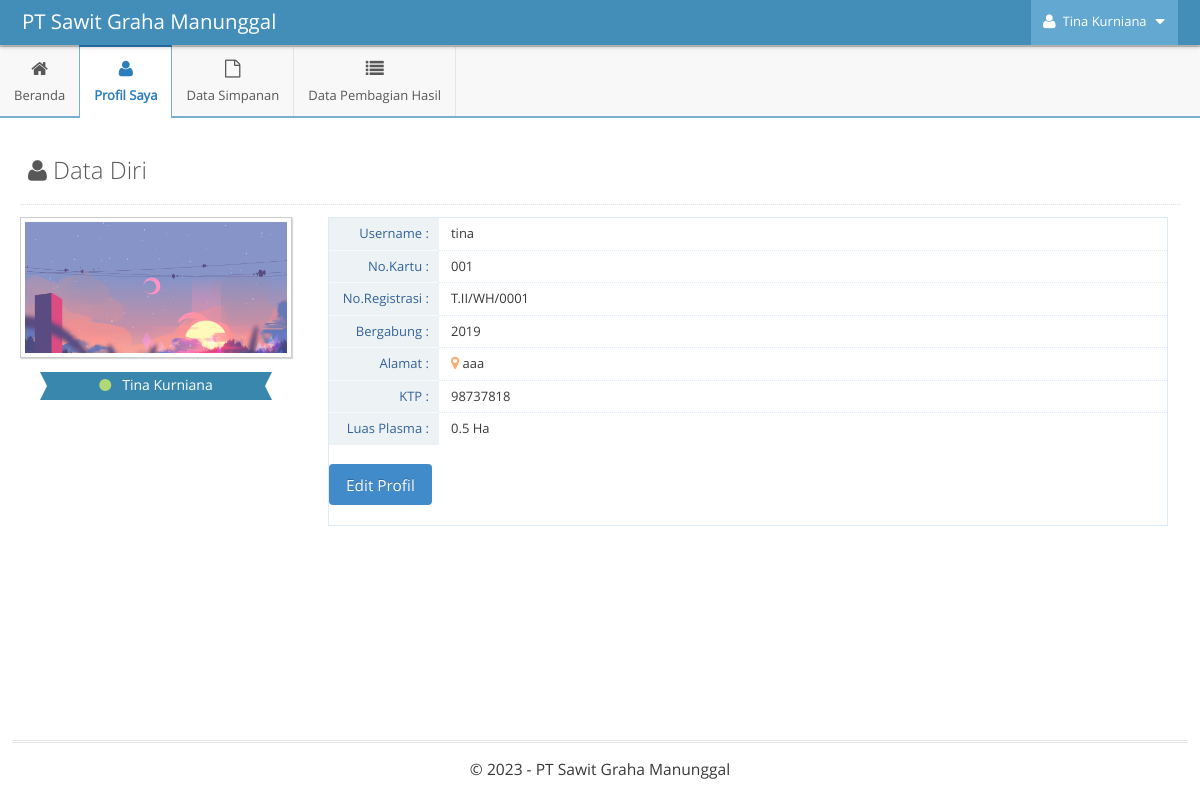
The page /anggota/indexAnggota.php?p=profil-saya&m=profil-saya (signed in) on the database its author committed.
### tables this page shows
CREATE TABLE `anggota` (
  `id_anggota` int(11) NOT NULL AUTO_INCREMENT,
  `username` varchar(255) NOT NULL,
  `password` varchar(255) NOT NULL,
  `nama` varchar(255) NOT NULL,
  `no_kartu` varchar(255) NOT NULL,
  `no_registrasi` varchar(255) NOT NULL,
  `alamat` text NOT NULL,
  `ktp` varchar(16) NOT NULL,
  `luas_plasma` varchar(255) NOT NULL,
  `foto` varchar(255) NOT NULL,
  `no_rek` varchar(255) NOT NULL,
  `bank` varchar(255) NOT NULL,
  `id_tahun` int(11) NOT NULL,
  `no_hp` varchar(255) NOT NULL,
  `status` varchar(255) NOT NULL,
  PRIMARY KEY (`id_anggota`),
  KEY `id_tahun` (`id_tahun`),
  CONSTRAINT `anggota_ibfk_1` FOREIGN KEY (`id_tahun`) REFERENCES `tahun` (`id`) ON DELETE CASCADE ON UPDATE CASCADE
);

CREATE TABLE `tahun` (
  `id` int(11) NOT NULL AUTO_INCREMENT,
  `tahun` int(11) DEFAULT NULL,
  PRIMARY KEY (`id`)
);

### function-show.php (called while the page is built)
<?php
$host = 'localhost';
$username = 'root';
$password = '';
$dbname = 'skripsi-pirda2';
$conn = mysqli_connect($host, $username, $password, $dbname);
function tampilData($query)
{
    global $conn;
    $result = mysqli_query($conn, $query);
    $rows = [];
    while ($row = mysqli_fetch_assoc($result)) {
        $rows[] = $row;
    }
    return $rows;
}
?>

### anggota/pages-anggota/profil-saya/profil-saya.php (the view, shortened to what this page needs)
<?php
$id = $_SESSION['id'];
$query_tampil = "SELECT
					*,
					tahun.tahun
				FROM
					anggota
				INNER JOIN tahun on tahun.id = anggota.id_tahun
                WHERE id_anggota = $id;";
$anggota = tampilData($query_tampil);
?>
<div class="page-content">
    <div class="page-header">
        <h1 style="color:#585858">
            <i class="ace-icon fa fa-user"></i>
            Data Diri
        </h1>
    </div>
    <div class="row">
        <div class="col-xs-12">
            <div>
                <div id="user-profile-1" class="user-profile row">
                    <div class="col-xs-12 col-sm-3 center">
                        <div>
                            <span class="profile-picture">
                                <img id="avatar" class="editable img-responsive" alt="img" src="../admin/assets-admin/images/<?= $anggota[0]['foto'] ?>" />
                            </span>
                            <div class="space-4"></div>
                            <div class="width-80 label label-info label-xlg arrowed-in arrowed-in-right">
                                <div class="inline position-relative">
                                    <a href="#" class="user-title-label dropdown-toggle" data-toggle="dropdown">
                                        <i class="ace-icon fa fa-circle light-green"></i>
                                        <span class="white"><?= $anggota[0]['nama'] ?></span>
                                    </a>
                                </div>
                            </div>
                        </div>
                        <div class="space-6"></div>
                    </div>
                    <div class="col-xs-12 col-sm-9">
                        <div class="profile-user-info profile-user-info-striped">
                            <div class="profile-info-row">
                                <div class="profile-info-name"> Username :</div>
                                <div class="profile-info-value">
                                    <span class="editable" id="username"><?= $anggota[0]['username'] ?></span>
                                </div>
                            </div>
                            <div class="profile-info-row">
                                <div class="profile-info-name"> No.Kartu :</div>
                                <div class="profile-info-value">
                                    <span class="editable" id="no_kartu"><?= $anggota[0]['no_kartu'] ?></span>
                                </div>
                            </div>
                            <div class="profile-info-row">
                                <div class="profile-info-name"> No.Registrasi :</div>
                                <div class="profile-info-value">
                                    <span class="editable" id="no_registrasi"><?= $anggota[0]['no_registrasi'] ?></span>
                                </div>
                            </div>
                            <div class="profile-info-row">
                                <div class="profile-info-name"> Bergabung :</div>
                                <div class="profile-info-value">
                                    <span class="editable" id="no_registrasi"><?= $anggota[0]['tahun'] ?></span>
                                </div>
                            </div>
                            <div class="profile-info-row">
                                <div class="profile-info-name"> Alamat :</div>
                                <div class="profile-info-value">
                                    <i class="fa fa-map-marker light-orange bigger-110"></i>
                                    <span class="editable" id="alamat"><?= $anggota[0]['alamat'] ?></span>
                                </div>
                            </div>
                            <div class="profile-info-row">
                                <div class="profile-info-name"> KTP :</div>
                                <div class="profile-info-value">
                                    <span class="editable" id="ktp"><?= $anggota[0]['ktp'] ?></span>
                                </div>
                            </div>
                            <div class="profile-info-row">
                                <div class="profile-info-name"> Luas Plasma :</div>
                                <div class="profile-info-value">
                                    <span class="editable" id="luas_plasma"><?= $anggota[0]['luas_plasma'] ?> Ha</span>
                                </div>
                            </div>
                            <br>
                            <div>
                                <a data-toggle="modal" href="#edit-profil">
                                    <button type="button" class="btn btn-primary btn-round">
                                        <span class="bigger-110">Edit Profil</span>
                                    </button>
                                </a>
                            </div>
                            <br>
                        </div>
                        <div class="space-20"></div>
                    </div>
                </div>
            </div>
        </div>
    </div>
</div>

### rows shown on the page
anggota: foto (picture), nama "Tina Kurniana", username "tina", no_kartu "001", no_registrasi "T.II/WH/0001", id_tahun.tahun "2019", alamat "aaa", ktp "98737818", luas_plasma "0.5"

### other values the page prints
$_SESSION['name'] "Tina Kurniana"
